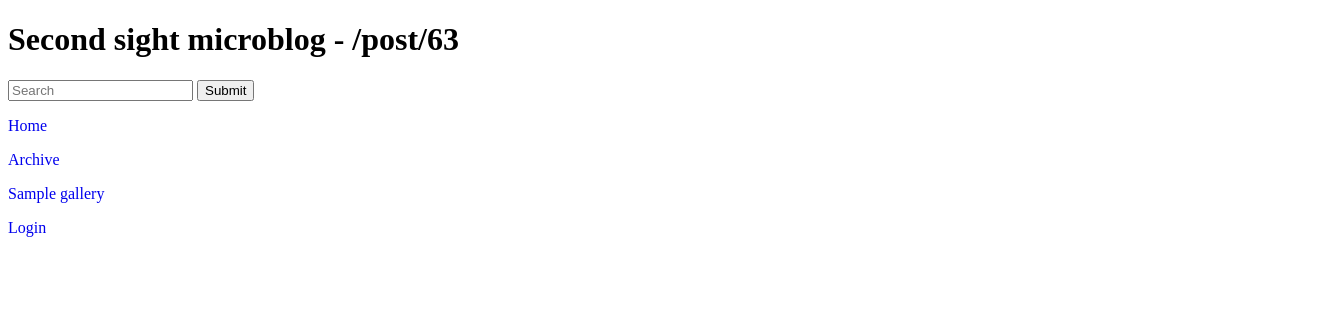
Page /post/63 on the earlier database version.
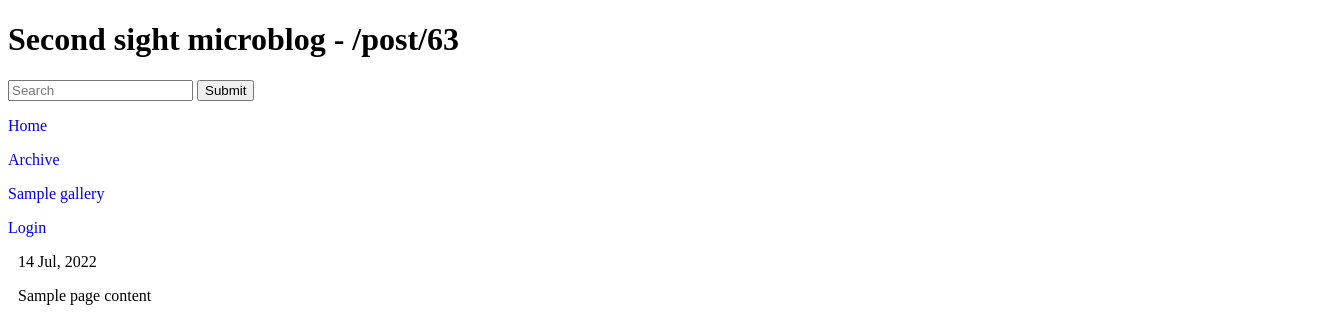
Same page on the later database version.
### tables this page shows
CREATE TABLE blog (body text, post_type text, date int, post_id INTEGER PRIMARY KEY AUTOINCREMENT, title text);

### app.py (the view)
@app.route('/post/<post_id>')
def post(post_id=None):
    conn = sqlite3.connect(os.path.join(db_path, 'site.db'))
    sql = 'select * from blog where post_id == %s' % post_id
    results = [(markdown.markdown(item[0], extensions=extension_list).replace('<img', '<img width="500"'), item[1], \
                datetime.datetime.fromtimestamp(item[2]).strftime(date_format), item[3]) for item in conn.execute(sql)]
    sql2 = 'select date from blog'
    results2 = [item for item in conn.execute(sql2)]
    count = len(results2)
    conn.close()
    return render_template('post.html', results=results, site_title=site_title, user=current_app.config['USERNAME'], count=count)

### templates/post.html (shortened to what this page needs)
{% extends "layout.html" %}
{% block content %}
{% for item in results %}
{{item[2]}}{% if session.logged_in %} - | <a href="/delete/{{item[3]}}">Delete post</a>{% endif %} {{item[0]|safe}}</a><br>
{% endfor %}
{% endblock %}

Differences in the rows shown:
added blog: item "14 Jul, 2022", body "Sample page content"
